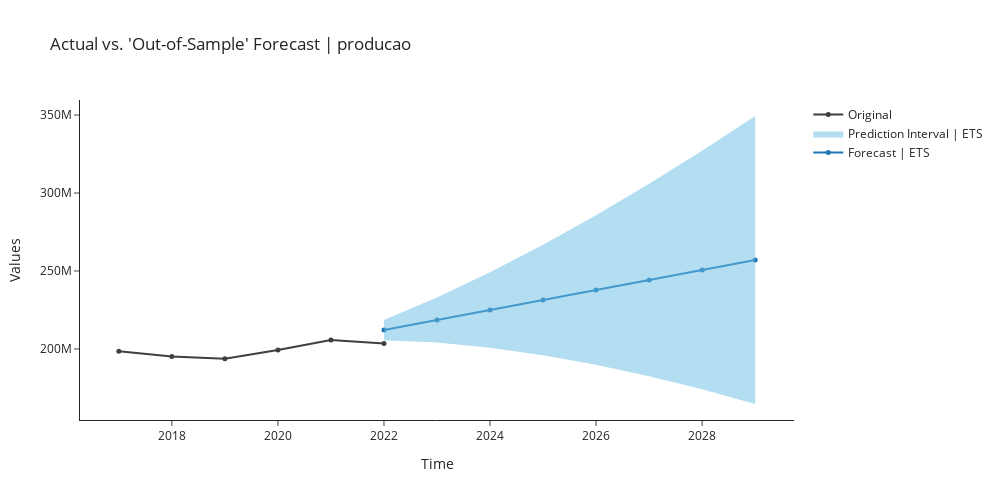

Notebook code cell kept with this figure:
### Markdown cell above
###  ETS

### Code cell
ets = exp.create_model('ets')
exp.plot_model(plot = 'decomp',
               data_kwargs = {'type' : 'multiplicative'},
               fig_kwargs = {"height":500,"width":1000,"template": "simple_white","hoverinfo":"none","big_data_threshold":10})
exp.plot_model(estimator = ets, plot = 'forecast', 
               data_kwargs = {'fh' : 8},
               fig_kwargs = {"height":500,"width":1000,"template": "simple_white","hoverinfo":"none","big_data_threshold":10})

### Figure 1 — Plotly figure (JSON) as saved in the notebook; plotly's stock layout.template omitted (floating-point values rounded to 4 significant figures)
{"data": [{"line": {"color": "#1f77b4"}, "marker": {"size": 5}, "mode": "lines+markers", "name": "Forecast | ETS", "showlegend": true, "type": "scatter", "x": [2022, 2023, 2024, 2025, 2026, 2027, 2028, 2029], "y": [212100000.0, 218500000.0, 225000000.0, 231400000.0, 237800000.0, 244200000.0, 250600000.0, 257000000.0]}, {"line": {"width": 0}, "marker": {"color": "#68BBE3"}, "mode": "lines", "name": "Lower Interval", "showlegend": false, "type": "scatter", "x": [2022, 2023, 2024, 2025, 2026, 2027, 2028, 2029], "y": [205600000.0, 204100000.0, 200800000.0, 196000000.0, 189800000.0, 182500000.0, 174100000.0, 164700000.0]}, {"fill": "tonexty", "fillcolor": "rgba(104,187,227,0.5)", "line": {"width": 0}, "marker": {"color": "#68BBE3"}, "mode": "lines", "name": "Prediction Interval | ETS", "showlegend": true, "type": "scatter", "x": [2022, 2023, 2024, 2025, 2026, 2027, 2028, 2029], "y": [218600000.0, 233000000.0, 249100000.0, 266800000.0, 285700000.0, 305900000.0, 327100000.0, 349400000.0]}, {"marker": {"color": "#3f3f3f", "size": 5}, "mode": "lines+markers", "name": "Original", "showlegend": true, "type": "scatter", "x": [2017, 2018, 2019, 2020, 2021, 2022], "y": [198573810, 195252258, 193676716, 199275404, 205694243, 203470007]}], "layout": {"autosize": false, "height": 500, "showlegend": true, "title": {"text": "Actual vs. 'Out-of-Sample' Forecast | producao"}, "width": 1000, "xaxis": {"title": {"text": "Time"}}, "yaxis": {"title": {"text": "Values"}}}}
